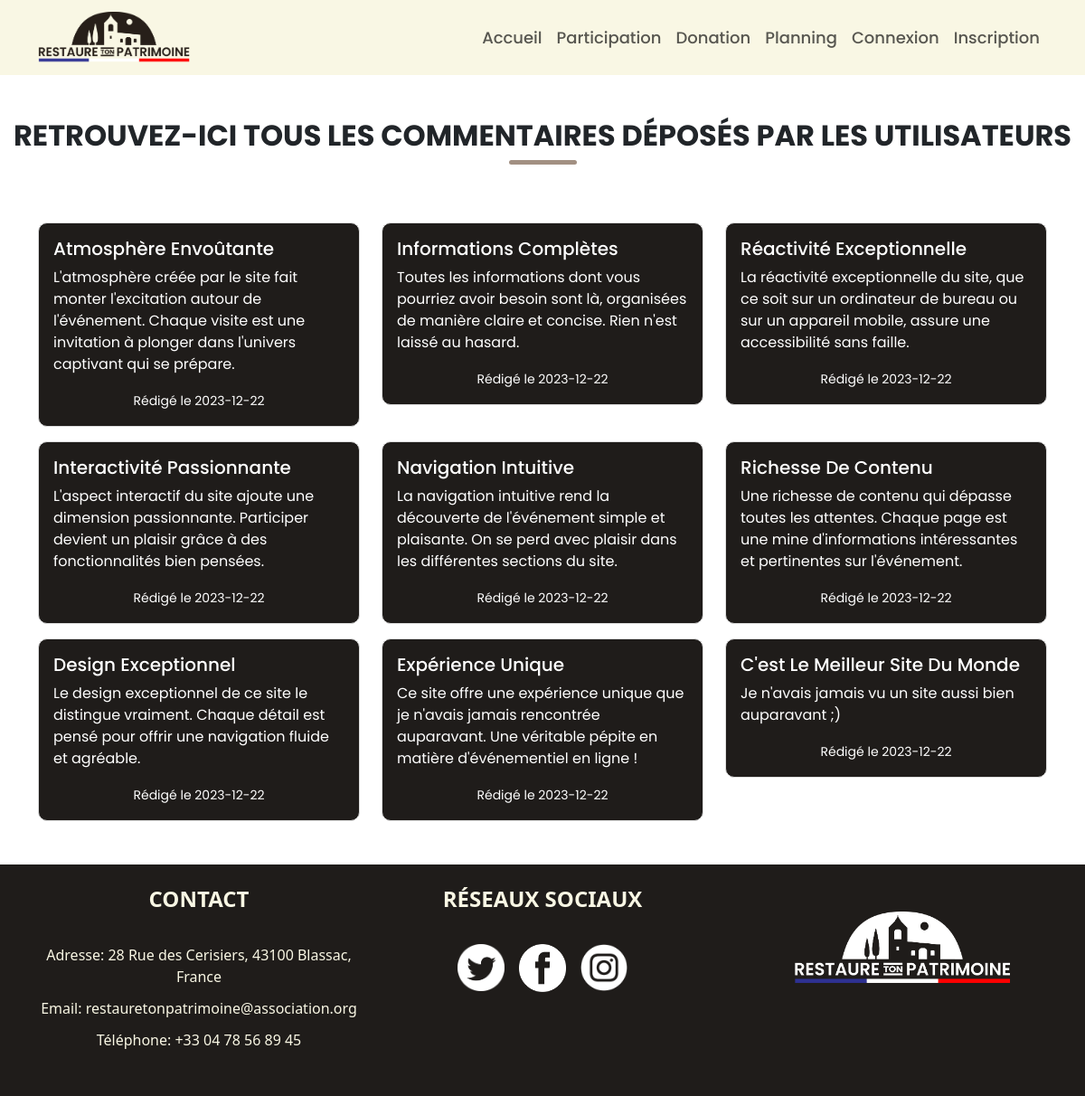
Screenshot of /pages/blog.php with the database file from the repository.
### tables this page shows
CREATE TABLE `article` (
  `ID_article` int(11) NOT NULL,
  `Contenue` text DEFAULT NULL,
  `Titre` varchar(50) DEFAULT NULL,
  `Date_article` date DEFAULT NULL
);

### pages/blog.php (the view, shortened to what this page needs)
<?php require_once '../php/Config.php';
include '../php/header.php';
  try{
    $pdo = new PDO(
        "mysql:host=$host;dbname=$dbname;charset=utf8", $user, $password);
   }
   catch(PDOException $e){
      echo $e->getMessage();
   }?>
<!DOCTYPE html>
<html lang="fr">
<head>
<link rel="stylesheet" href="css/bootstrap.min.css">
<link rel="stylesheet" href="css/style.css">
<article class="Blog mt-5">
  <?php
    $requete='SELECT * FROM article ORDER BY ID_article DESC';
    $resultats=$pdo->query($requete);
    $article=$resultats->fetchAll(PDO::FETCH_ASSOC);
  ?>
  <div class="mt-5">
  <h2 class="titres">Retrouvez-ici tous les commentaires déposés par les utilisateurs</h2>
  <div class="d-flex justify-content-center">
  <div class="ligne-arrondie"></div>
  </div>
  </div>
  <section class="container">
  <section class="row mt-5">
    <?php foreach ($article as $commentaire): ?>
        <div class="col-md-4 mt-3">
            <div class="card">
                <div class="card-body">
                    <h5 class="card-title policecarte"><?php echo $commentaire["Titre"]; ?></h5>
                    <p class="card-text policecartesimple"><?php echo $commentaire["Contenue"]; ?></p>
                    <p class="card-text policecartesimple text-center"><small class="text-muted">Rédigé le <?php echo $commentaire["Date_article"]; ?></small></p>
                </div>
            </div>
        </div>
    <?php endforeach; ?>
</section>
</section>
</article>
    <?php
        include "../php/footer.php" ;
    ?>

### css/style.css (style rules this page uses)
.ligne-arrondie { width: 75px; height: 5px; background-color: #a29082; border-radius: 5px; justify-content: center; margin-top: 0.7%; }
.titres { font-family: Poppins; text-align: center; margin-bottom: -0.08%; font-weight: bolder; margin-top: 2%; text-transform: uppercase; }
.policecarte { font-family: PoppinsMedium; }
.policecartesimple { font-family: Poppins; }
.card { border: 1px solid #ddd; border-radius: 10px; background-color: #1f1c1a; }
.card-title { color: #333; font-size: 1.25rem; }
.card-body { padding: 1rem; }
.card-title { color: #ffffff; font-size: 1.25rem; text-transform: capitalize; }
.text-muted { color: #ffffff !important; }
.card-body > .card-text { color: #ffffff; }

### rows the page displays
article: Titre "Atmosphère Envoûtante", Contenue "L'atmosphère créée par le site fait monter l'excitation autour de l'événement. Chaque visite est une invitation à plonger dans l'univers captivant qui se prépare.", Date_article "2023-12-22"
article: Titre "Informations Complètes", Contenue "Toutes les informations dont vous pourriez avoir besoin sont là, organisées de manière claire et concise. Rien n'est laissé au hasard.", Date_article "2023-12-22"
article: Titre "Réactivité Exceptionnelle", Contenue "La réactivité exceptionnelle du site, que ce soit sur un ordinateur de bureau ou sur un appareil mobile, assure une accessibilité sans faille.", Date_article "2023-12-22"
article: Titre "Interactivité Passionnante", Contenue "L'aspect interactif du site ajoute une dimension passionnante. Participer devient un plaisir grâce à des fonctionnalités bien pensées.", Date_article "2023-12-22"
article: Titre "Navigation Intuitive", Contenue "La navigation intuitive rend la découverte de l'événement simple et plaisante. On se perd avec plaisir dans les différentes sections du site.", Date_article "2023-12-22"
article: Titre "Richesse De Contenu", Contenue "Une richesse de contenu qui dépasse toutes les attentes. Chaque page est une mine d'informations intéressantes et pertinentes sur l'événement.", Date_article "2023-12-22"
article: Titre "Design Exceptionnel", Contenue "Le design exceptionnel de ce site le distingue vraiment. Chaque détail est pensé pour offrir une navigation fluide et agréable.", Date_article "2023-12-22"
article: Titre "Expérience Unique", Contenue "Ce site offre une expérience unique que je n'avais jamais rencontrée auparavant. Une véritable pépite en matière d'événementiel en ligne !", Date_article "2023-12-22"
article: Titre "C'est Le Meilleur Site Du Monde", Contenue "Je n'avais jamais vu un site aussi bien auparavant ;)", Date_article "2023-12-22"
